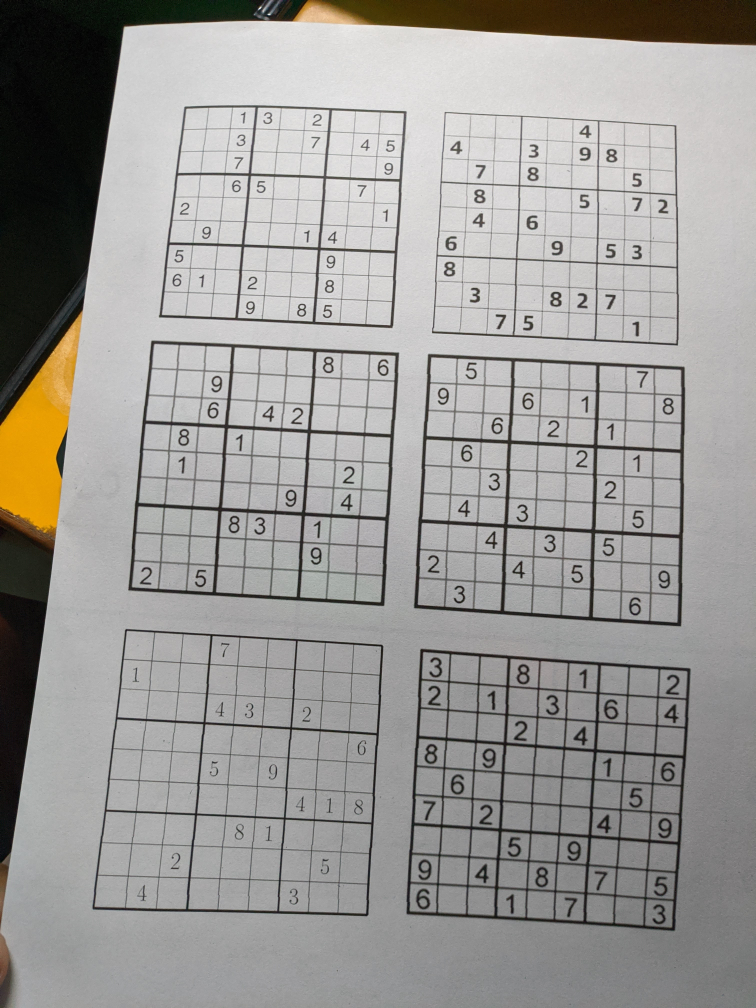
#> input picture sudokus/sudokus.jpg, 3024 x 4032 px, found by its file name (shown at 1/4 size)
$ python test.py
#> lines starting #> are read from the running program, lines starting #| are printed output that depends on the picture; after the words box and inside, x2 and y2 are one past the last pixel; in counts of white or black regions, pixels touching at a corner belong together
import numpy as np
import cv2
import matplotlib.pyplot as plt
from time import perf_counter as pf

# [4 lines of commented-out code are left out]

t = pf()

# im = cv2.imread('sudokus.jpg')[350:1400, 600:1650]
im = cv2.imread('sudokus.jpg')[1330:2450, 470:1635]
im = cv2.resize(im, (500, 500))
#> im: shape (500, 500, 3)
imgray = cv2.cvtColor(im, cv2.COLOR_BGR2GRAY)
ret, thresh = cv2.threshold(imgray, 155, 255, 0)
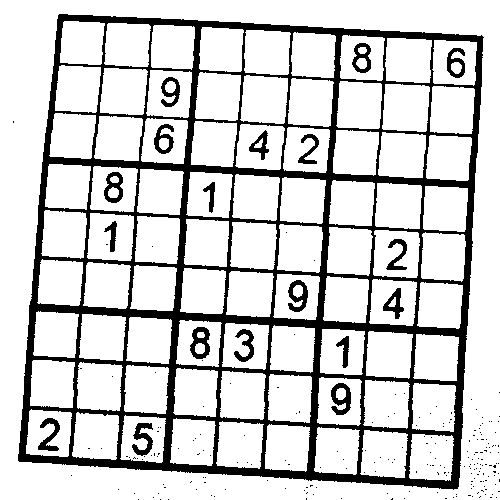
#> thresh: shape (500, 500); 81.7% white; 226 black regions (207 under 20 px)
contours, hierarchy = cv2.findContours(thresh, cv2.RETR_TREE, cv2.CHAIN_APPROX_SIMPLE)
#> contours = 322 contours, 208 with area under 20; largest, box (x1, y1, x2, y2) and area: (0, 0, 500, 500) 248984, (17, 13, 485, 491) 197471, (382, 84, 430, 132) 1976, (240, 75, 288, 124) 1965, (373, 230, 420, 278) 1964


for c in contours:
    ar = cv2.contourArea(c)
    if ar<200000 and ar>180000:
        cv2.drawContours(im, [c], 0, (128, 255, 0), 1)
        a = np.array(c)
#> this loop made 322 passes
#> (c, ar) on passes 3 to 5: ([[403, 498], [404, 497], [405, 498], [404, 499]], 2), ([[340, 498], [341, 497], [342, 498], [341, 499]], 2), ([[495, 497], [496, 496], [497, 497], [496, 498]], 2)
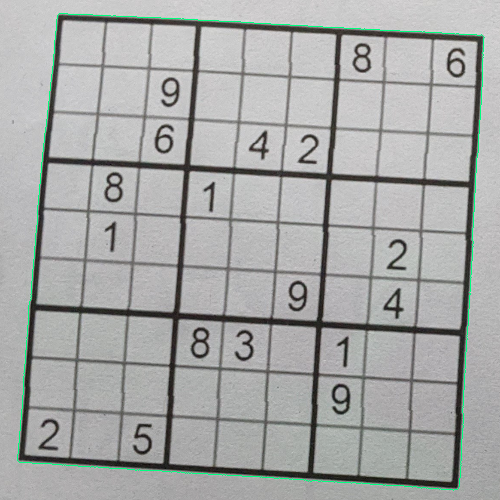
#> im: shape (500, 500, 3); mean B, G, R 167.3, 168.6, 167.1

aminx, aminy = np.argmin(a[..., 0]), np.argmin(a[..., 1])
#> aminx = 291; aminy = 0
amaxx, amaxy = np.argmax(a[..., 0]), np.argmax(a[..., 1])
#> amaxx = 63; amaxy = 159

cv2.circle(im, tuple(a[aminx, 0]), 5, (0,0,255), 3)
cv2.circle(im, tuple(a[aminy, 0]), 5, (0,0,255), 3)
cv2.circle(im, tuple(a[amaxx, 0]), 5, (0,0,255), 3)
cv2.circle(im, tuple(a[amaxy, 0]), 5, (0,0,255), 3)
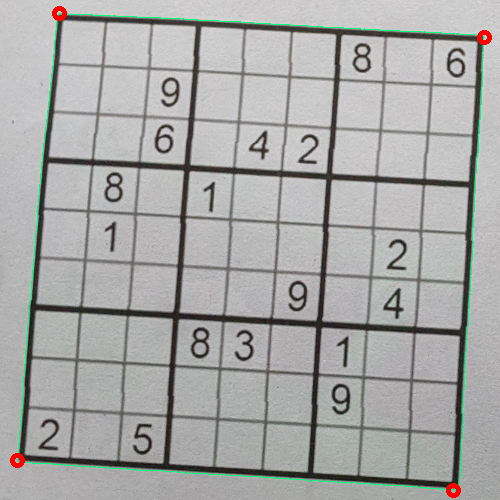
#> im: shape (500, 500, 3); mean B, G, R 167, 168.2, 167.3
img_siz = 405
grid_siz = img_siz//9
pts1 = np.float32([a[aminx, 0], a[aminy, 0], a[amaxx, 0], a[amaxy, 0]])
#> pts1 = [[17, 460], [59, 13], [484, 37], [453, 490]]
pts2 = np.float32([[0, img_siz], [0, 0], [img_siz, 0], [img_siz, img_siz]])
M = cv2.getPerspectiveTransform(pts1,pts2)
#> M = [[0.961, 0.0903, -57.88], [-0.0524, 0.927, -8.97], [2.4e-05, 6.22e-05, 1]]
im2 = cv2.warpPerspective(imgray, M, (img_siz,img_siz))
for i in range(grid_siz, img_siz, grid_siz):
    cv2.line(im2, (i, 0), (i, img_siz), 0, 2)
    cv2.line(im2, (0, i), (img_siz, i), 0, 2)
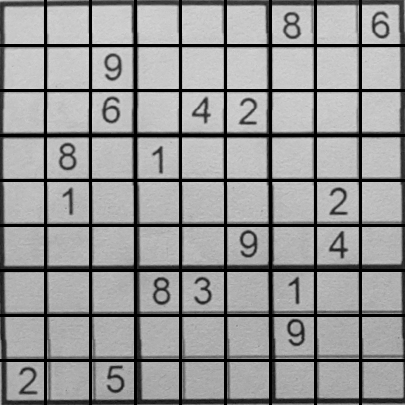
#> im2: shape (405, 405); min 0, max 214, mean 150

im3 = np.where(im2 > 160, 255, im2)
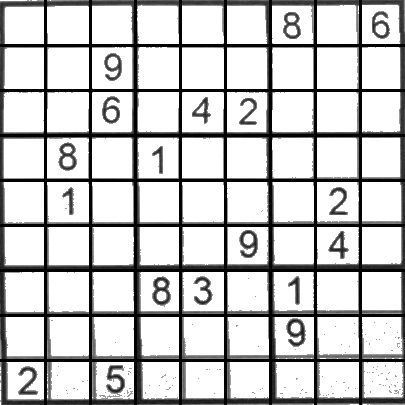
#> im3: shape (405, 405); min 0, max 255, mean 200

grid = np.zeros((400, 81), np.uint8)
border = 4
for i in range(9):
	for j in range(9):
		g = im3[i*grid_siz+border:(i+1)*grid_siz-border,
				j*grid_siz+border:(j+1)*grid_siz-border]
		g = np.pad(g, (10, 10), constant_values=(245, 245))
		grid[:, i*9 + j] = cv2.resize(g, (20, 20)).flatten()
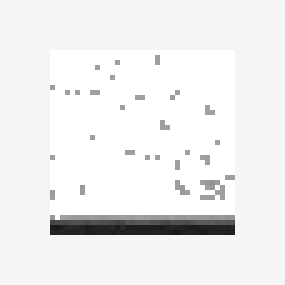
#> g: shape (57, 57) (shown 5 times larger); min 25, max 255, mean 239.3
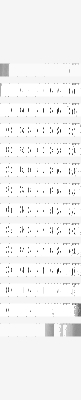
#> grid: shape (400, 81); min 30, max 255, mean 243.9


def sigmoid(x):
    return 1 / (1 + np.exp(-x))


def forward_prop(X):
	# X.shape = (400, m)
	Z1 = W1.dot(X) + b1		# (25, 400)x(400, m) -> (25, m)
	A1 = sigmoid(Z1)
	Z2 = W2.dot(A1) + b2	# (10, 25)x(25, m) -> (10, m)
	A2 = sigmoid(Z2)
	return A2

hidden_nodes = 30
#> (the run stopped early here; a loop or call above may not have finished)
